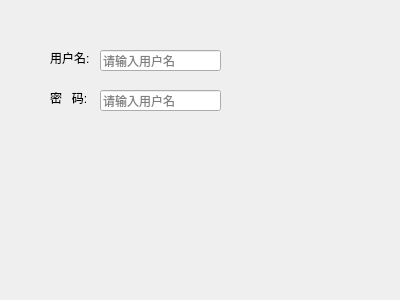
<?xml version="1.0" encoding="UTF-8"?>
<ui version="4.0">
 <class>Form</class>
 <widget class="QWidget" name="Form">
  <property name="geometry">
   <rect>
    <x>0</x>
    <y>0</y>
    <width>400</width>
    <height>300</height>
   </rect>
  </property>
  <property name="windowTitle">
   <string>Form</string>
  </property>
  <widget class="QLabel" name="label">
   <property name="geometry">
    <rect>
     <x>50</x>
     <y>50</y>
     <width>58</width>
     <height>16</height>
    </rect>
   </property>
   <property name="text">
    <string>用户名: </string>
   </property>
  </widget>
  <widget class="QLineEdit" name="lineEdit">
   <property name="geometry">
    <rect>
     <x>100</x>
     <y>50</y>
     <width>121</width>
     <height>21</height>
    </rect>
   </property>
   <property name="maxLength">
    <number>5</number>
   </property>
   <property name="placeholderText">
    <string>请输入用户名</string>
   </property>
   <property name="clearButtonEnabled">
    <bool>true</bool>
   </property>
  </widget>
  <widget class="QLabel" name="label_2">
   <property name="geometry">
    <rect>
     <x>50</x>
     <y>90</y>
     <width>58</width>
     <height>16</height>
    </rect>
   </property>
   <property name="text">
    <string>密   码:</string>
   </property>
  </widget>
  <widget class="QLineEdit" name="lineEdit_2">
   <property name="geometry">
    <rect>
     <x>100</x>
     <y>90</y>
     <width>121</width>
     <height>21</height>
    </rect>
   </property>
   <property name="maxLength">
    <number>5</number>
   </property>
   <property name="echoMode">
    <enum>QLineEdit::Normal</enum>
   </property>
   <property name="placeholderText">
    <string>请输入用户名</string>
   </property>
   <property name="clearButtonEnabled">
    <bool>true</bool>
   </property>
  </widget>
 </widget>
 <resources/>
 <connections/>
</ui>
